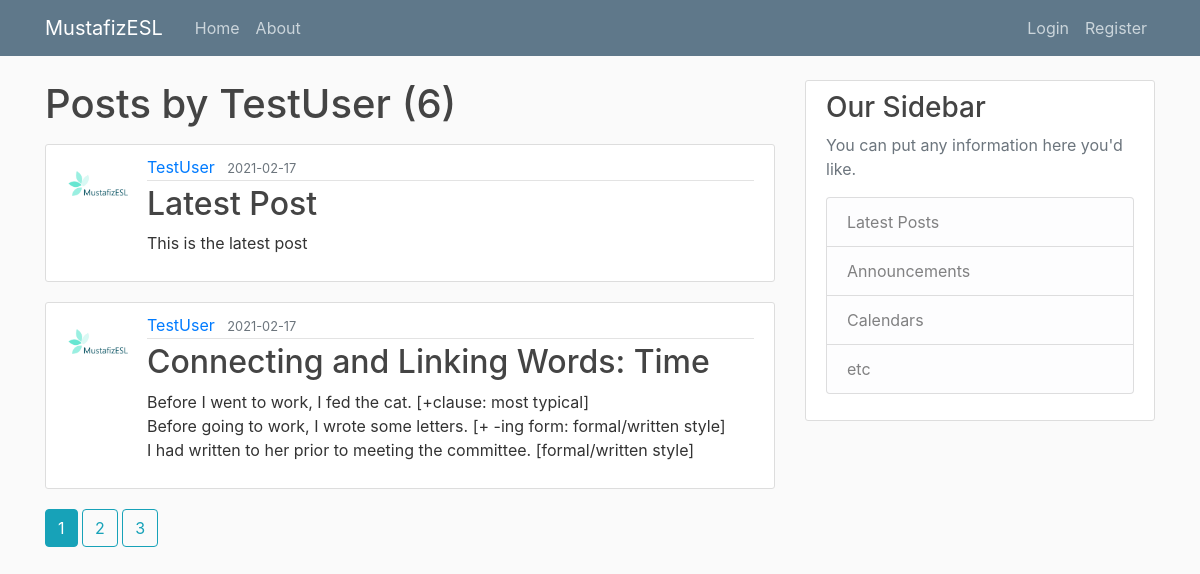
Page /user/TestUser on the committed database.
### project/models.py (models this page shows, shortened)
class User(db.Model, UserMixin):
	id = db.Column(db.Integer, primary_key=True)
	username = db.Column(db.String(20), unique=True, nullable=False)
	email = db.Column(db.String(120), unique=True, nullable=False)
	image_file = db.Column(db.String(20), nullable=False, default='default.jpg')
	password = db.Column(db.String(60), nullable=False)
	posts = db.relationship('Post', backref='author', lazy=True)

class Post(db.Model):
	id = db.Column(db.Integer, primary_key=True)
	title = db.Column(db.String(100), nullable=False)
	date_posted = db.Column(db.DateTime, nullable=False, default=datetime.utcnow)
	content = db.Column(db.Text, nullable=False)
	user_id = db.Column(db.Integer, db.ForeignKey('user.id'), nullable=False)

### project/routes.py (the view)
@app.route("/user/<string:username>")
def user_posts(username):
	page = request.args.get('page', 1, type=int)
	user = User.query.filter_by(username=username).first_or_404()
	posts = Post.query.filter_by(author=user).order_by(Post.date_posted.desc()).paginate(page=page, per_page=2)
	return render_template('user_posts.html', posts=posts, user=user)

### project/templates/user_posts.html
{% extends "layout.html" %}
{% block content %}
  <h1 class="mb-3">Posts by {{ user.username }} ({{ posts.total }})</h1>
	{% for post in posts.items %}
		<article class="media content-section">
      <img class="rounded-circle article-img" src="{{ url_for('static', filename='profile_pics/' + post.author.image_file) }}">
      <div class="media-body">
        <div class="article-metadata">
          <a class="mr-2" href="{{ url_for('user_posts', username=post.author.username) }}">{{ post.author.username }}</a>
          <small class="text-muted">{{ post.date_posted.strftime('%Y-%m-%d') }}</small>
        </div>
        <h2><a class="article-title" href="{{ url_for('post', post_id=post.id) }}">{{ post.title }}</a></h2>
        <p class="article-content">{{ post.content }}</p>
      </div>
    </article>
	{% endfor %}
  {% for page_num in posts.iter_pages(left_edge=1, right_edge=1, left_current=1, right_current=2) %}
    {% if page_num %}
      {% if posts.page == page_num %}
        <a class="btn btn-info mb-4" href="{{ url_for('user_posts', username=user.username, page=page_num) }}">{{ page_num }}</a>
      {% else %}
        <a class="btn btn-outline-info mb-4" href="{{ url_for('user_posts', username=user.username, page=page_num) }}">{{ page_num }}</a>
      {% endif %}
    {% else %}
      ...
    {% endif %}
  {% endfor %}
{% endblock content %}

### project/templates/layout.html (shortened to what this page needs)
<!DOCTYPE html>
<html>
<head>
    <link rel="stylesheet" href="https://maxcdn.bootstrapcdn.com/bootstrap/4.0.0/css/bootstrap.min.css">
    <link rel="stylesheet" type="text/css" href="{{ url_for('static', filename='main.css') }}">
</head>
<body>
    <header class="site-header">
      <nav class="navbar navbar-expand-md navbar-dark bg-steel fixed-top">
        <div class="container">
          <a class="navbar-brand mr-4" href="/">MustafizESL</a>
          <div class="collapse navbar-collapse" id="navbarToggle">
            <div class="navbar-nav mr-auto">
              <a class="nav-item nav-link" href="{{ url_for('home') }}">Home</a>
              <a class="nav-item nav-link" href="{{ url_for('about') }}">About</a>
            </div>
            <div class="navbar-nav">
              {% if current_user.is_authenticated %}
                <a class="nav-item nav-link" href="{{ url_for('new_post') }}">New Post</a>
                <a class="nav-item nav-link" href="{{ url_for('account') }}">Account</a>
                <a class="nav-item nav-link" href="{{ url_for('logout') }}">Logout</a>
              {% else %}
                <a class="nav-item nav-link" href="{{ url_for('login') }}">Login</a>
                <a class="nav-item nav-link" href="{{ url_for('register') }}">Register</a>
              {% endif %}
            </div>
          </div>
        </div>
      </nav>
    </header>
    <main role="main" class="container">
      <div class="row">
        <div class="col-md-8">
          {% block content %}{% endblock %}
        </div>
        <div class="col-md-4">
          <div class="content-section">
            <h3>Our Sidebar</h3>
            <p class='text-muted'>You can put any information here you'd like.
              <ul class="list-group">
                <li class="list-group-item list-group-item-light">Latest Posts</li>
                <li class="list-group-item list-group-item-light">Announcements</li>
                <li class="list-group-item list-group-item-light">Calendars</li>
                <li class="list-group-item list-group-item-light">etc</li>
              </ul>
            </p>
          </div>
        </div>
      </div>
    </main>
</body>
</html>

### project/static/main.css (style rules this page uses)
body { background: #fafafa; color: #333333; margin-top: 5rem; }
h1, h2, h3, h4, h5, h6 { color: #444444; }
.bg-steel { background-color: #5f788a; }
.site-header .navbar-nav .nav-link { color: #cbd5db; }
.content-section { background: #ffffff; padding: 10px 20px; border: 1px solid #dddddd; border-radius: 3px; margin-bottom: 20px; }
.article-title { color: #444444; }
.article-content { white-space: pre-line; }
.article-img { height: 65px; width: 65px; margin-right: 16px; }
.article-metadata { padding-bottom: 1px; margin-bottom: 4px; border-bottom: 1px solid #e3e3e3 }

### rows in the picture
User: username "TestUser"
Post: image_file (placeholder picture), author.username "TestUser", date_posted "2021-02-17", title "Latest Post", content "This is the latest post"
Post: image_file (placeholder picture), author.username "TestUser", date_posted "2021-02-17", title "Connecting and Linking Words: Time", content "Before I went to work, I fed the cat. [+clause: most typical] Before going to work, I wrote some letters. [+ -ing form: formal/written style] I had written to her prior to meeting the committee. [formal/written style]"

### other values in the picture
{{ posts.total }} "6"
{{ page_num }} "1"
{{ page_num }} "2" "3"
